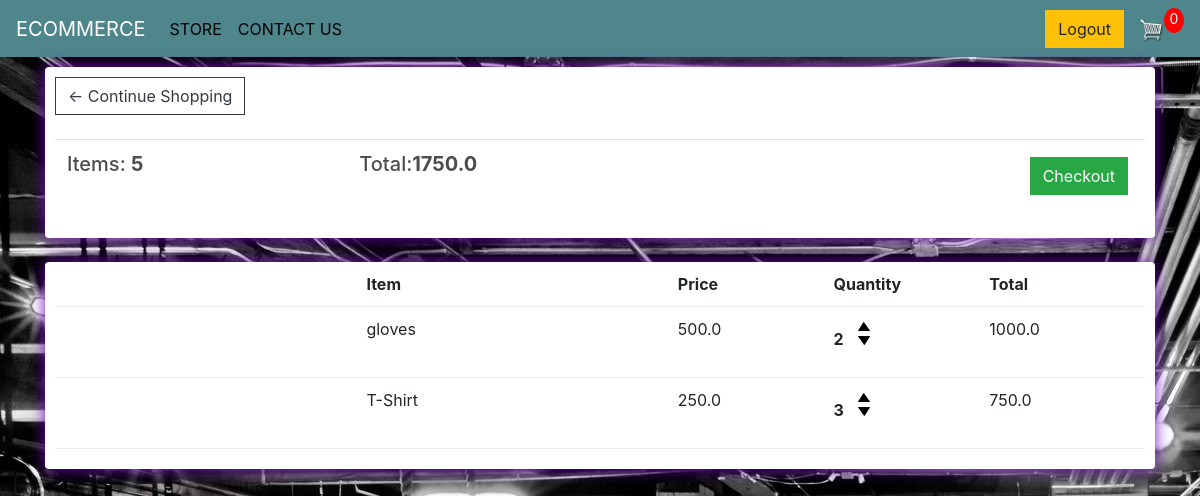
The app's page /cart/ (signed in) with its own data.
### store/models.py (models this page shows, shortened)
class Order(models.Model):
    customer = models.ForeignKey(Customer,on_delete=models.SET_NULL,null=True,blank=True)
    date_ordered = models.DateTimeField(auto_now_add=True)
    complete = models.BooleanField(default=False)
    transaction_id = models.CharField(max_length=100,null = True)
    @property
    def get_cart_total(self):
        orderitems = self.orderitem_set.all()
        total = sum([item.get_total for item in orderitems])
        return total
    @property
    def get_cart_items(self):
        orderitems = self.orderitem_set.all()
        total = sum([item.quantity for item in orderitems])
        return total

class OrderItem(models.Model):
    product = models.ForeignKey(Product,on_delete=models.SET_NULL,null=True)
    order = models.ForeignKey(Order,on_delete=models.SET_NULL,null=True)
    quantity = models.IntegerField(default=0,null = True,blank=True)
    date_added = models.DateTimeField(auto_now_add=True)
    @property #can access directly in templates
    def get_total(self):
        total = self.product.price*self.quantity
        return total

class Product(models.Model):
    name = models.CharField(max_length=200)
    price = models.FloatField()
    digital = models.BooleanField(default=False,null=True,blank=True)
    image = models.ImageField(null=True,blank=True)

### store/views.py (the view)
# urls.py: path('cart/', views.cart, name="cart"),
def cart(request):
	if request.user.is_authenticated:
		customer = request.user.customer
		order, created = Order.objects.get_or_create(customer=customer, complete=False)
		items = order.orderitem_set.all()
	else:
		items = []
	context = {'items':items,'order' : order}
	return render(request, 'store/cart.html', context)

### store/templates/store/cart.html
{% extends 'store/main.html' %}
{% load static %}
{% block content %}
<div class="row">
	<div class="col-lg-12">
		<div class="box-element">
			<a class="btn btn-outline-dark" href="{% url 'store' %}">&#x2190; Continue Shopping</a>
			<br>
			<br>
			<table class="table">
				<tr>
					<th>
						<h5>Items: <strong>{{order.get_cart_items}}</strong></h5>
					</th>
					<th>
						<h5>Total:<strong>{{order.get_cart_total}}</strong></h5>
					</th>
					<th>
						<a style="float:right; margin:5px;" class="btn btn-success"
							href="{% url 'checkout' %}">Checkout</a>
					</th>
				</tr>
			</table>
		</div>
		<br>
		<div class="box-element">
			<div class="cart-row">
				<div style="flex:2"></div>
				<div style="flex:2"><strong>Item</strong></div>
				<div style="flex:1"><strong>Price</strong></div>
				<div style="flex:1"><strong>Quantity</strong></div>
				<div style="flex:1"><strong>Total</strong></div>
			</div>
			{% for item in items %}
			<div class="cart-row">
				<div style="flex:2"><img class="row-image" src="{{item.product.imageURL}}"></div>
				<div style="flex:2">
					<p>{{item.product.name}}</p>
				</div>
				<div style="flex:1">
					<p>{{item.product.price}}</p>
				</div>
				<div style="flex:1">
					<p class="quantity">{{item.quantity}}</p>
					<div class="quantity">
						<img class="chg-quantity" src="{% static  'images/arrow-up.png' %}">
						<img class="chg-quantity" src="{% static  'images/arrow-down.png' %}">
					</div>
				</div>
				<div style="flex:1">
					<p>{{item.get_total}}</p>
				</div>
			</div>
			{% endfor %}
		</div>
	</div>
</div>
{% endblock content %}

### static/css/main1.css (style rules this page uses)
body { background-color: hsl(0, 25%, 94%); }
h1,h2,h3,h4,h5,h6 { color:hsl(0, 0%, 30%); }
.box-element { box-shadow:hsl(274, 92%, 38%) 0 0 16px; background-color: #fff; border-radius: 4px; padding: 10px; }
.col-lg-4, .col-lg-6, .col-lg-8, .col-lg-12 { margin-top: 10px; }
.btn { border-radius: 0; }
.cart-row { display: flex; align-items: flex-stretch; padding-bottom: 10px; margin-bottom: 10px; border-bottom: 1px solid #ececec; }
.quantity { display: inline-block; font-weight: 700; padding-right:10px; }
.chg-quantity { width: 12px; cursor: pointer; display: block; margin-top: 5px; transition:.1s; }

### records on screen
Order: get_cart_items "5", get_cart_total "1750.0"
OrderItem: product.name "gloves", product.price "500.0", quantity "2", get_total "1000.0"
OrderItem: product.name "T-Shirt", product.price "250.0", quantity "3", get_total "750.0"
